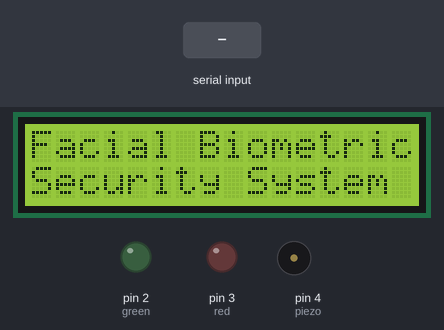
Bench run of a sketch on a simulated Arduino Uno, built with avr-gcc and run on an emulated ATmega328P. Parts: 16×2 character LCD, output pins drawn as LEDs (lit = HIGH), buzzer (waves = sounding, pin HIGH). The test bench sets the inputs (shaded band). What the sketch prints to the serial monitor is not drawn.

Above: at 1.2 s.
1.3 s: "90,45\n" received over Serial
At 2.0 s:
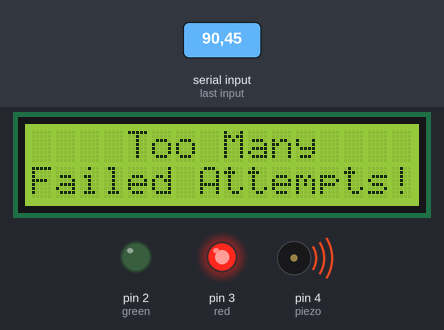
2.8 s: "1\n" received over Serial
At 3.8 s:
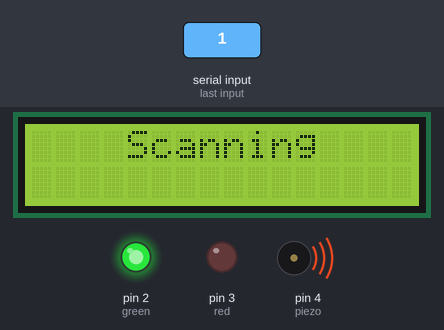
4.3 s: "30,150\n" received over Serial
At 5.3 s:
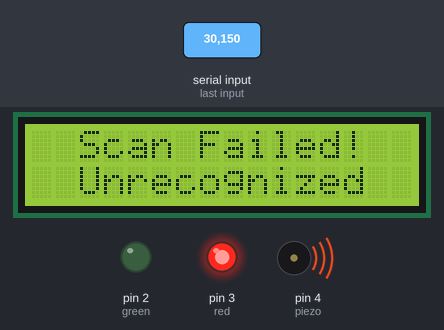
5.8 s: "2\n" received over Serial
At 6.2 s:
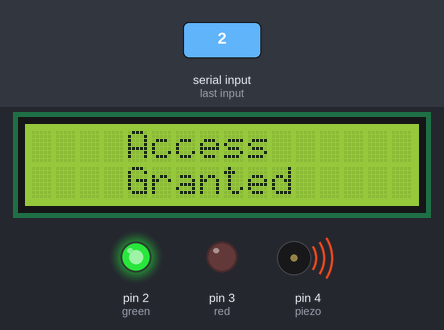
7.3 s: "1\n" received over Serial
At 8.4 s:
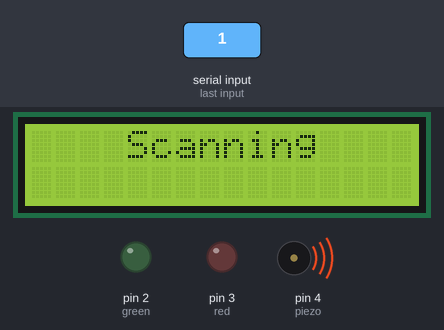
8.8 s: "3\n" received over Serial
At 10.0 s:
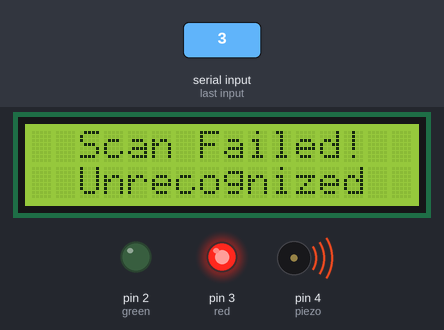
Timing chart, 0 to 11.3 s (numbered marks = the images above; inputs shaded):
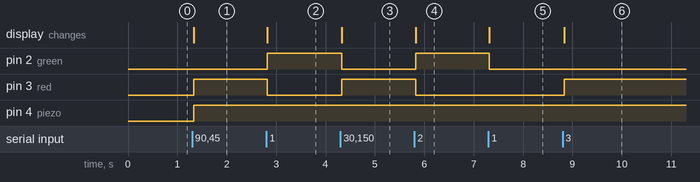

The sketch:

emtech_proj.ino
```cpp
#include <LiquidCrystal_I2C.h>

LiquidCrystal_I2C lcd(0x27,  16, 2);

int x;
int piezo = 4;
int red = 3;
int green = 2;

void setup() {
  lcd.init();
  lcd.backlight();
  pinMode(piezo, OUTPUT);
  pinMode(red, OUTPUT);
  pinMode(green, OUTPUT);
  digitalWrite(red, LOW);
  digitalWrite(green, LOW);
  Serial.begin(9600);
  Serial.setTimeout(1);
  lcd.setCursor(0,0);
  lcd.print("Facial Biometric");
  lcd.setCursor(0,1);
  lcd.print("Security System");
}
bool isOn = false;
void loop() {
  while (!Serial.available());
  x = Serial.readString().toInt();
  if(x == 1){
    lcd.clear();
    Serial.print("    Scanning    ");
    lcd.setCursor(0,0);
    lcd.print("    Scanning    ");
    if (isOn == true){
      digitalWrite(red, LOW);
      digitalWrite(green, LOW);
      isOn = false;
    }
    else{
      digitalWrite(red, LOW);
      digitalWrite(green, HIGH);
      isOn = true;
    }
  }
  if(x == 2){
    lcd.clear();
    Serial.print("passed");
    lcd.setCursor(0,0);
    lcd.print("    Access");
    lcd.setCursor(0,1);
    lcd.print("    Granted");
    digitalWrite(green, HIGH);
    digitalWrite(red, LOW);
  }
  if(x == 3){
    lcd.clear();
    Serial.print("failed");
    lcd.setCursor(0,0);
    lcd.print("  Scan Failed!");
    lcd.setCursor(0,1);
    lcd.print("  Unrecognized");

    digitalWrite(red, HIGH);
    digitalWrite(green, LOW);
  }
  if(x == 4){
    lcd.clear();
    Serial.print("too many failed attempts");
    lcd.setCursor(0,0);
    lcd.print("    Too Many");
    lcd.setCursor(0,1);
    lcd.print("Failed Attempts!");

    digitalWrite(red, HIGH);
    digitalWrite(green, LOW);
    digitalWrite(piezo, HIGH);
  }
}
```

Measured:
- after the input at 1.3 s, pin 3 (red), pin 4 (piezo): LOW → HIGH at once; the display: changes at once (image 1)
- after the input at 2.8 s, pin 2 (green): LOW → HIGH at once; pin 3 (red): HIGH → LOW at once; the display: changes at once (image 2)
- after the input at 4.3 s, pin 2 (green): HIGH → LOW at once; pin 3 (red): LOW → HIGH at once; the display: changes at once (image 3)
- after the input at 5.8 s, pin 2 (green): LOW → HIGH at once; pin 3 (red): HIGH → LOW at once; the display: changes at once (image 4)
- after the input at 7.3 s, pin 2 (green): HIGH → LOW at once; the display: changes at once (image 5)
- after the input at 8.8 s, pin 3 (red): LOW → HIGH at once; the display: changes at once (image 6)
